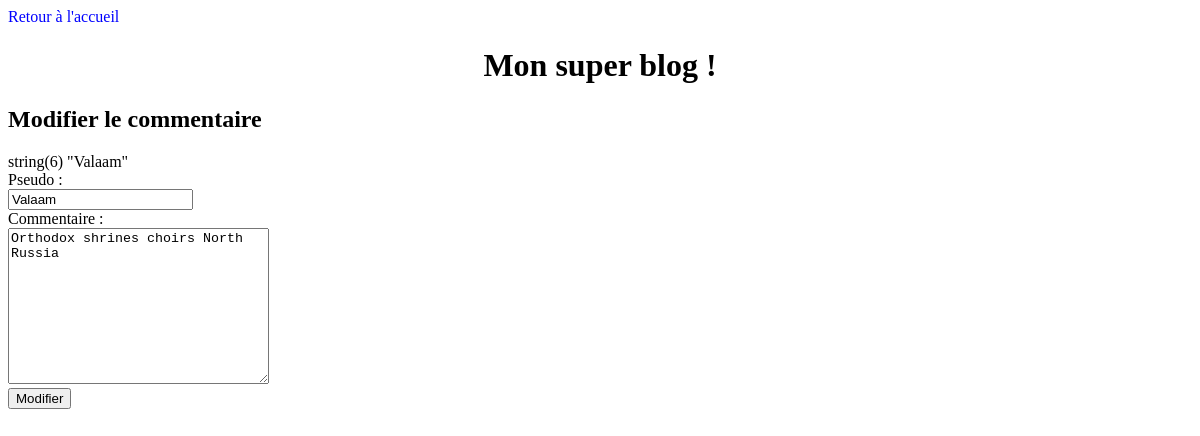
The page /index.php?action=showSingleComment&id=2&id_comment=30 on the database its author committed.
### tables this page shows
CREATE TABLE `commentaires` (
  `id` int(11) NOT NULL,
  `id_billet` int(11) NOT NULL,
  `auteur` varchar(255) NOT NULL,
  `commentaire` text NOT NULL,
  `date_commentaire` datetime NOT NULL
);

### controler/frontend.php (called while the page is built, shortened)
<?php
require_once('./model/CommentManager.php');
function singleCommentManager(){
	$commentManager = new CommentManager();
	$commentaire = $commentManager->getSingleCommentForUpdating($_GET['id_comment']);
	$commentaire = $commentaire->fetch();
	require('./view/frontend/changeCommentsView.php');
}

### model/CommentManager.php (called while the page is built, shortened)
<?php
class CommentManager extends Manager{
	public function getSingleCommentForUpdating($id_comment){
	    $db = $this->connectDb();
	    $comments = $db->prepare('
	        SELECT id, id_billet, auteur, commentaire, DATE_FORMAT(date_commentaire, \'%d/%m/%Y à %Hh%imin%ss\') AS date_commentaire_fr
	        FROM commentaires
	        WHERE id = ?
	        ');
	    $comments->execute(array( $id_comment ));
	    return $comments;
	}
}

### view/frontend/changeCommentsView.php (the view, shortened to what this page needs)
<a href="index.php?action=accueil">Retour à l'accueil</a>
    <h1>Mon super blog !</h1>
        <h2>Modifier le commentaire</h2>
        <?php
        var_dump($commentaire['auteur']);
            ?>
        <form action="index.php?action=changeComment&id=<?php echo $commentaire['id_billet'] ?>&id_comment=<?php echo $commentaire['id'] ?>" method="post">
            <label for="auteur">Pseudo : </label><br>
            <input type="text" value="<?php echo $commentaire['auteur']?>" name="auteur"><br>
            <label for="commentaire">Commentaire : </label><br>
            <textarea name="commentaire" cols="30" rows="10"><?php echo $commentaire['commentaire'] ?></textarea>
            <br>
            <input type="submit" value="Modifier">
        </form>
        <?php
require('template.php');

### public/css/style.css (style rules this page uses)
h1, h3 { text-align:center; }
a { text-decoration: none; color: blue; }

### rows shown on the page
commentaires: auteur "Valaam", commentaire "Orthodox shrines choirs North Russia"

### other values the page prints
$content "string(6) \"Valaam\""
